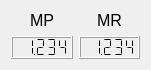
  <widget class="QWidget" name="layoutWidget">
   <property name="geometry">
    <rect>
     <x>1090</x>
     <y>110</y>
     <width>151</width>
     <height>56</height>
    </rect>
   </property>
   <layout class="QHBoxLayout" name="horizontalLayout_MPMR">
    <item>
     <layout class="QVBoxLayout" name="verticalLayout_MP">
      <item>
       <widget class="QLabel" name="label_MP">
        <property name="font">
         <font>
          <pointsize>12</pointsize>
         </font>
        </property>
        <property name="text">
         <string>MP</string>
        </property>
        <property name="alignment">
         <set>Qt::AlignCenter</set>
        </property>
       </widget>
      </item>
      <item>
       <widget class="QLCDNumber" name="lcdNumber_MP">
        <property name="font">
         <font>
          <bold>false</bold>
         </font>
        </property>
        <property name="autoFillBackground">
         <bool>true</bool>
        </property>
        <property name="smallDecimalPoint">
         <bool>true</bool>
        </property>
        <property name="digitCount">
         <number>5</number>
        </property>
        <property name="segmentStyle">
         <enum>QLCDNumber::Flat</enum>
        </property>
        <property name="value" stdset="0">
         <double>1.234000000000000</double>
        </property>
       </widget>
      </item>
     </layout>
    </item>
    <item>
     <layout class="QVBoxLayout" name="verticalLayout_MR">
      <item>
       <widget class="QLabel" name="label_MR">
        <property name="font">
         <font>
          <pointsize>12</pointsize>
         </font>
        </property>
        <property name="text">
         <string>MR</string>
        </property>
        <property name="alignment">
         <set>Qt::AlignCenter</set>
        </property>
       </widget>
      </item>
      <item>
       <widget class="QLCDNumber" name="lcdNumber_MR">
        <property name="font">
         <font>
          <bold>false</bold>
         </font>
        </property>
        <property name="autoFillBackground">
         <bool>true</bool>
        </property>
        <property name="smallDecimalPoint">
         <bool>true</bool>
        </property>
        <property name="digitCount">
         <number>5</number>
        </property>
        <property name="segmentStyle">
         <enum>QLCDNumber::Flat</enum>
        </property>
        <property name="value" stdset="0">
         <double>1.234000000000000</double>
        </property>
       </widget>
      </item>
     </layout>
    </item>
   </layout>
  </widget>
